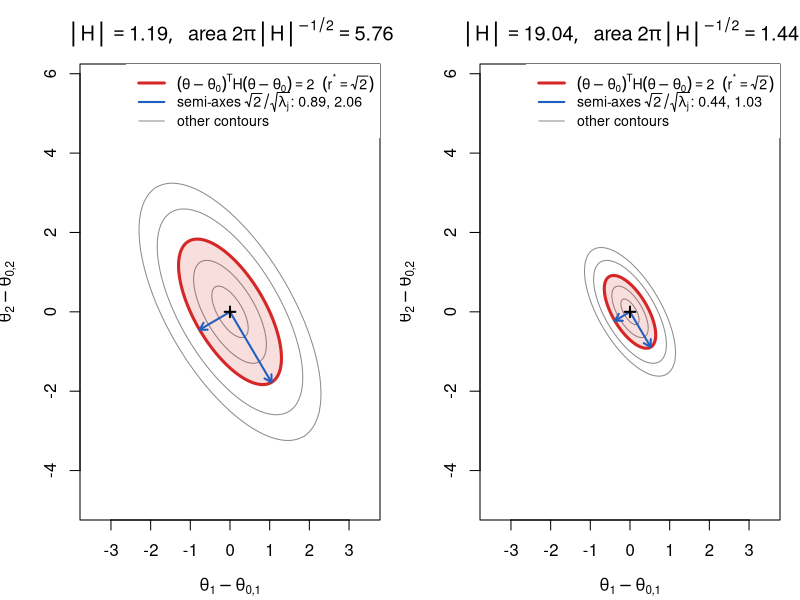
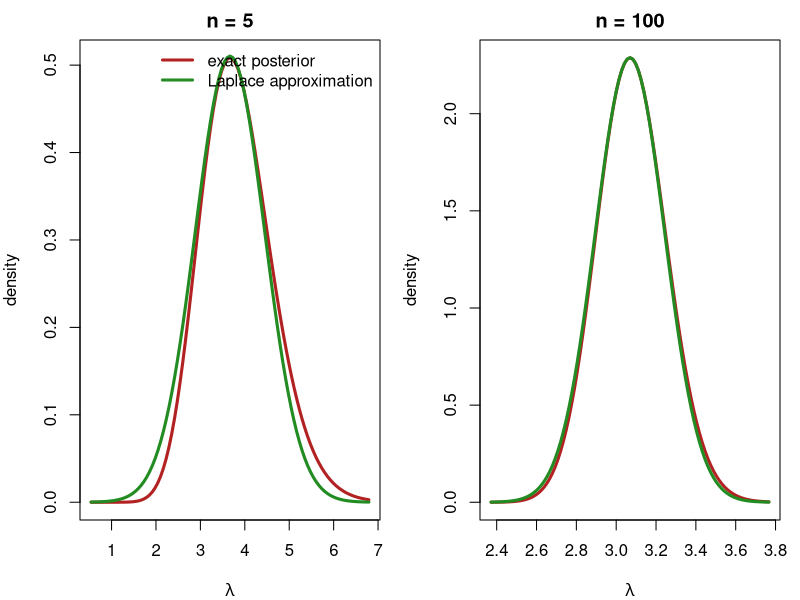

Reproduce these figures in R, in order.
## ---- chunk 1
#| label: fig-laplace-H-geometry
#| echo: !expr knitr::is_html_output()   # code shown in HTML only
#| fig-width: 10
#| fig-height: 5.2
#| fig-cap: "Illustrates the geometric meaning of |H| in the Laplace approximation: the integral is the peak height times the area of a contour ellipse, which is proportional to |H|^(-1/2).
#|   Contours of exp{-(theta - theta_0)' H (theta - theta_0) / 2} for two Hessians with the same peak height, H (left) and 4H (right), drawn on the same axes. The shaded ellipse is the contour (theta - theta_0)' H (theta - theta_0) = r*^2 with r* = sqrt(2), whose area is 2 pi |H|^(-1/2): a cylinder of height f(theta_0) over it has the same volume as the Gaussian. Its semi-axes (blue) have lengths sqrt(2)/sqrt(lambda_j) along the eigenvectors of H. Multiplying H by 4 shrinks every semi-axis by 2, the area by 4, and so the Laplace integral by 4."
local({
  H1 <- matrix(c(2, 0.9, 0.9, 1), 2)                  # Hessian of -log f at the mode
  rs <- sqrt(2)                                       # r* for p = 2: area of E_r* = 2 pi |H|^(-1/2)
  par(mfrow = c(1, 2), mar = c(4, 4, 3.2, 1))
  for (H in list(H1, 4 * H1)) {
    g  <- seq(-5, 5, length.out = 401)
    q  <- outer(g, g, function(a, b) H[1, 1] * a^2 + 2 * H[1, 2] * a * b + H[2, 2] * b^2)
    contour(g, g, exp(-q / 2), levels = exp(-c(0.25, 1, 4, 6.25) / 2), drawlabels = FALSE,
            col = "gray55", asp = 1, xlim = c(-3.5, 3.5), ylim = c(-3.6, 4.6), xlab = expression(theta[1] - theta[0 * "," * 1]),
            ylab = expression(theta[2] - theta[0 * "," * 2]),
            main = bquote(list(group("|", H, "|") == .(round(det(H), 2)),
                               ~~"area" ~ 2 * pi * group("|", H, "|")^{-1/2} == .(round(2 * pi / sqrt(det(H)), 2)))))
    cl <- contourLines(g, g, q, levels = rs^2)[[1]]
    polygon(cl$x, cl$y, col = adjustcolor("#D62728", 0.15), border = "#D62728", lwd = 3)
    e <- eigen(H, symmetric = TRUE)
    for (j in 1:2) {
      a <- rs * e$vectors[, j] / sqrt(e$values[j])       # semi-axis: length r* / sqrt(lambda_j)
      arrows(0, 0, a[1], a[2], length = 0.08, lwd = 2, col = "#1F5FBF")
    }
    points(0, 0, pch = 3, lwd = 2)
    ax <- round(rs / sqrt(e$values), 2)
    legend("topright", bg = "white", box.col = NA, cex = 0.85, lwd = c(3, 2, 1), col = c("#D62728", "#1F5FBF", "gray55"),
           legend = c(expression((theta - theta[0])^T * H * (theta - theta[0]) == 2 ~~ (r^"*" == sqrt(2))),
                      bquote("semi-axes" ~ sqrt(2) / sqrt(lambda[j]) * ":" ~ .(ax[1]) * "," ~ .(ax[2])),
                      "other contours"))
  }
})
## ---- chunk 2
#| label: poisson-gamma-functions
alpha <- 2; beta <- 1

### Laplace approximation: mode, Hessian, and the two boxed results above
laplace_poisson <- function(y) {
  h  <- function(l) -(sum(dpois(y, l, log = TRUE)) + dgamma(l, alpha, beta, log = TRUE))
  op <- optim(mean(y) + 0.5, h, method = "L-BFGS-B", lower = 1e-6, hessian = TRUE)
  c(mode = op$par, se = sqrt(1 / op$hessian[1, 1]),
    log_ml = -op$value + 0.5 * log(2 * pi) - 0.5 * log(op$hessian[1, 1]))
}

### exact log marginal likelihood, from the Gamma-Poisson conjugate identity
exact_log_ml <- function(y) {
  n <- length(y); s <- sum(y)
  alpha * log(beta) - lgamma(alpha) + lgamma(alpha + s) -
    (alpha + s) * log(beta + n) - sum(lfactorial(y))
}
## ---- chunk 3
#| label: tbl-poisson-gamma-error
#| tbl-cap: "Assesses the accuracy of the Laplace approximation by comparing it with the exact marginal likelihood in a conjugate example where the exact answer is known.
#|   Laplace log marginal likelihood versus the exact value, and the posterior mean versus the Laplace mode, as n grows. The error shrinks roughly like 1/n: it falls by about a factor of 4-5 each time n increases by that factor."
set.seed(42)
res <- t(sapply(c(5, 20, 100, 500), function(n) {
  y <- rpois(n, 3)
  lap <- laplace_poisson(y)
  c(n = n, laplace_log_ml = lap["log_ml"], exact_log_ml = exact_log_ml(y),
    error = lap["log_ml"] - exact_log_ml(y),
    laplace_mode = lap["mode"], posterior_mean = (alpha + sum(y)) / (beta + n))
}))
knitr::kable(res, digits = 4, row.names = FALSE,
             col.names = c("n", "Laplace log P(y)", "exact log P(y)", "error",
                           "Laplace mode", "posterior mean"))
## ---- chunk 4
#| label: fig-poisson-gamma-density
#| echo: !expr knitr::is_html_output()   # code shown in HTML only
#| fig-width: 10
#| fig-height: 4.4
#| fig-cap: "Shows how the Laplace approximation replaces a posterior by a normal density centred at the mode, and how well it fits at small and large sample sizes.
#|   Exact Gamma posterior (red) and the Laplace normal approximation (green) for n=5 and n=100. At n=5 the exact posterior is visibly right-skewed and the Gaussian is a rough match; by n=100 the two are nearly indistinguishable, illustrating the O(1/n) convergence in the table above."
par(mfrow = c(1, 2), mar = c(4, 4, 2, 1))
set.seed(42)
for (n in c(5, 100)) {
  y <- rpois(n, 3); a1 <- alpha + sum(y); b1 <- beta + n
  lap <- laplace_poisson(y)
  curve(dgamma(x, a1, b1), max(0, lap["mode"] - 4 * lap["se"]), lap["mode"] + 4 * lap["se"],
        lwd = 3, col = "firebrick", xlab = expression(lambda), ylab = "density",
        main = sprintf("n = %d", n))
  curve(dnorm(x, lap["mode"], lap["se"]), add = TRUE, lwd = 3, col = "forestgreen")
  if (n == 5) legend("topright", bty = "n", lwd = 3, col = c("firebrick", "forestgreen"),
                      legend = c("exact posterior", "Laplace approximation"))
}
## ---- chunk 5
#| label: tbl-poisson-gamma-ci
#| tbl-cap: "Compares interval estimates based on the Laplace approximation with the exact posterior intervals, to see how much accuracy is lost.
#|   Laplace mode/SE-based 95% interval versus the exact Gamma posterior mean/sd-based interval, n = 20."
set.seed(42)
n <- 20; y <- rpois(n, 3); lap <- laplace_poisson(y)
a1 <- alpha + sum(y); b1 <- beta + n
comp <- data.frame(
  quantity = c("Laplace (mode / se)", "exact posterior (mean / sd)"),
  center = c(lap["mode"], a1 / b1),
  spread = c(lap["se"], sqrt(a1) / b1),
  lower95 = c(lap["mode"] - 1.96 * lap["se"], qgamma(0.025, a1, b1)),
  upper95 = c(lap["mode"] + 1.96 * lap["se"], qgamma(0.975, a1, b1))
)
knitr::kable(comp, digits = 4)
## ---- chunk 6
#| label: laplace-mu-functions
n_obs <- 3; sigma_prior <- 5                   # n = 3 observations; same setup as the Unit08 app

### true value: exact, since f is a normal-normal conjugate kernel, so marginally
### mu_hat ~ N(0, 1/n_obs + sigma_prior^2). (integrate(f, -Inf, Inf) is not safe here:
### for mu_hat far from 0 it misses the narrow spike of f and returns a wrong value.)
log_mar_true_mu <- function(mu_hat) dnorm(mu_hat, 0, sqrt(1 / n_obs + sigma_prior^2), log = TRUE)

### Laplace: p = 1 case of the boxed formula, mode and Hessian from nlm()
laplace_mu <- function(mu_hat) {
  h  <- function(mu) -(dnorm(mu_hat, mu, 1 / sqrt(n_obs), log = TRUE) +
                          dnorm(mu, 0, sigma_prior, log = TRUE))
  op <- nlm(h, p = mu_hat, hessian = TRUE)
  c(mode = op$estimate, log_ml = -op$minimum + 0.5 * log(2 * pi) - 0.5 * log(op$hessian[1, 1]))
}

### naive Monte Carlo: draw mu from the prior, average the likelihood
log_sum_exp <- function(lx) { m <- max(lx); m + log(sum(exp(lx - m))) }
log_mar_mc_mu <- function(mu_hat, iters) {
  mus <- rnorm(iters, 0, sigma_prior)
  log_sum_exp(dnorm(mu_hat, mus, 1 / sqrt(n_obs), log = TRUE)) - log(iters)
}

### midpoint rule on the logistic-transformed (0, 1) grid, as in Unit08
log_mar_mid_mu <- function(mu_hat, n) {
  h  <- 1 / n
  u  <- (seq_len(n) - 0.5) * h
  mu <- log(u / (1 - u))
  log_f <- dnorm(mu_hat, mu, 1 / sqrt(n_obs), log = TRUE) +
    dnorm(mu, 0, sigma_prior, log = TRUE) - log(u * (1 - u))
  log_sum_exp(log_f) + log(h)
}
## ---- chunk 7
#| label: tbl-three-way
#| tbl-cap: "Compares the Laplace approximation with grid quadrature and naive Monte Carlo against the true value as the posterior moves away from the prior mean, to show where each method succeeds or fails.
#|   Log marginal likelihood by four methods, for data locations mu_hat = 0, -5, -20 (n = 3 observations with sd 1, prior N(0, 5^2) on mu). Quadrature uses a 100-point midpoint grid; Monte Carlo uses 1e6 prior draws; both are unchanged from Unit08's app."
set.seed(7)
mu_hats <- c(0, -5, -20)
three_way <- t(sapply(mu_hats, function(m) {
  c(True = log_mar_true_mu(m),
    Laplace = laplace_mu(m)["log_ml"],
    Monte_Carlo_pi = log_mar_mc_mu(m, 1e6),
    Quadrature = log_mar_mid_mu(m, 100))
}))
knitr::kable(cbind(`mu` = mu_hats, round(three_way, 3)), row.names = FALSE,
             col.names = c("mu", "True", "Laplace", "Monte Carlo (pi)", "Quadrature (N=100)"))
## ---- chunk 8
#| label: tbl-adapted-rules
#| tbl-cap: "Log marginal likelihood for data locations mu_hat = 0, -5, -20 (setup as in the table above): the logistic midpoint rule with 100 points, and the Laplace-adapted midpoint rule with only 5 points."
### Laplace-adapted midpoint rule: mu_i = qnorm(u_i, mu_L, s_L), g(u_i) = f(mu_i) / dnorm(mu_i, mu_L, s_L)
log_mar_adapted <- function(mu_hat, n) {
  lf <- function(mu) dnorm(mu_hat, mu, 1 / sqrt(n_obs), log = TRUE) + dnorm(mu, 0, sigma_prior, log = TRUE)
  h  <- function(mu) -lf(mu)
  op <- nlm(h, p = mu_hat, hessian = TRUE)
  m  <- op$estimate; sL <- 1 / sqrt(op$hessian[1, 1])
  u  <- (seq_len(n) - 0.5) / n
  mu <- qnorm(u, m, sL)
  log_sum_exp(lf(mu) - dnorm(mu, m, sL, log = TRUE)) - log(n)
}
adapted <- t(sapply(mu_hats, function(m) c(
  True                 = log_mar_true_mu(m),
  Laplace              = unname(laplace_mu(m)["log_ml"]),
  `Logistic midpoint (N=100)` = log_mar_mid_mu(m, 100),
  `Laplace-adapted midpoint (N=5)` = log_mar_adapted(m, 5))))
knitr::kable(cbind(mu = mu_hats, round(adapted, 3)), row.names = FALSE)
